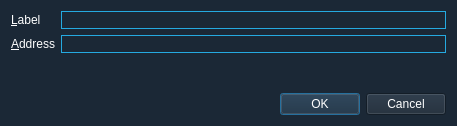
<?xml version="1.0" encoding="UTF-8"?>
<ui version="4.0">
 <class>EditAddressDialog</class>
 <widget class="QDialog" name="EditAddressDialog">
  <property name="geometry">
   <rect>
    <x>0</x>
    <y>0</y>
    <width>457</width>
    <height>126</height>
   </rect>
  </property>
  <property name="windowTitle">
   <string>Edit Address</string>
  </property>
  <property name="autoFillBackground">
   <bool>false</bool>
  </property>
  <property name="styleSheet">
   <string notr="true">background-color:rgb(27, 40, 54);</string>
  </property>
  <property name="locale">
   <locale language="English" country="UnitedStates"/>
  </property>
  <layout class="QVBoxLayout" name="verticalLayout">
   <item>
    <layout class="QFormLayout" name="formLayout">
     <property name="fieldGrowthPolicy">
      <enum>QFormLayout::AllNonFixedFieldsGrow</enum>
     </property>
     <item row="0" column="0">
      <widget class="QLabel" name="label">
       <property name="styleSheet">
        <string notr="true">color:white</string>
       </property>
       <property name="text">
        <string>&amp;Label</string>
       </property>
       <property name="buddy">
        <cstring>labelEdit</cstring>
       </property>
      </widget>
     </item>
     <item row="0" column="1">
      <widget class="QLineEdit" name="labelEdit">
       <property name="toolTip">
        <string>The label associated with this address book entry</string>
       </property>
       <property name="styleSheet">
        <string notr="true">border-color:rgb(37, 170, 225); border-width:1px; border-style:solid; color:white;</string>
       </property>
      </widget>
     </item>
     <item row="1" column="0">
      <widget class="QLabel" name="label_2">
       <property name="styleSheet">
        <string notr="true">color:white</string>
       </property>
       <property name="text">
        <string>&amp;Address</string>
       </property>
       <property name="buddy">
        <cstring>addressEdit</cstring>
       </property>
      </widget>
     </item>
     <item row="1" column="1">
      <widget class="QLineEdit" name="addressEdit">
       <property name="toolTip">
        <string>The address associated with this address book entry. This can only be modified for sending addresses.</string>
       </property>
       <property name="styleSheet">
        <string notr="true">border-color:rgb(37, 170, 225); border-width:1px; border-style:solid; color:white;</string>
       </property>
      </widget>
     </item>
    </layout>
   </item>
   <item>
    <widget class="QDialogButtonBox" name="buttonBox">
     <property name="styleSheet">
      <string notr="true">color:white;</string>
     </property>
     <property name="orientation">
      <enum>Qt::Horizontal</enum>
     </property>
     <property name="standardButtons">
      <set>QDialogButtonBox::Cancel|QDialogButtonBox::Ok</set>
     </property>
    </widget>
   </item>
  </layout>
 </widget>
 <resources/>
 <connections>
  <connection>
   <sender>buttonBox</sender>
   <signal>accepted()</signal>
   <receiver>EditAddressDialog</receiver>
   <slot>accept()</slot>
   <hints>
    <hint type="sourcelabel">
     <x>248</x>
     <y>254</y>
    </hint>
    <hint type="destinationlabel">
     <x>157</x>
     <y>274</y>
    </hint>
   </hints>
  </connection>
  <connection>
   <sender>buttonBox</sender>
   <signal>rejected()</signal>
   <receiver>EditAddressDialog</receiver>
   <slot>reject()</slot>
   <hints>
    <hint type="sourcelabel">
     <x>316</x>
     <y>260</y>
    </hint>
    <hint type="destinationlabel">
     <x>286</x>
     <y>274</y>
    </hint>
   </hints>
  </connection>
 </connections>
</ui>
